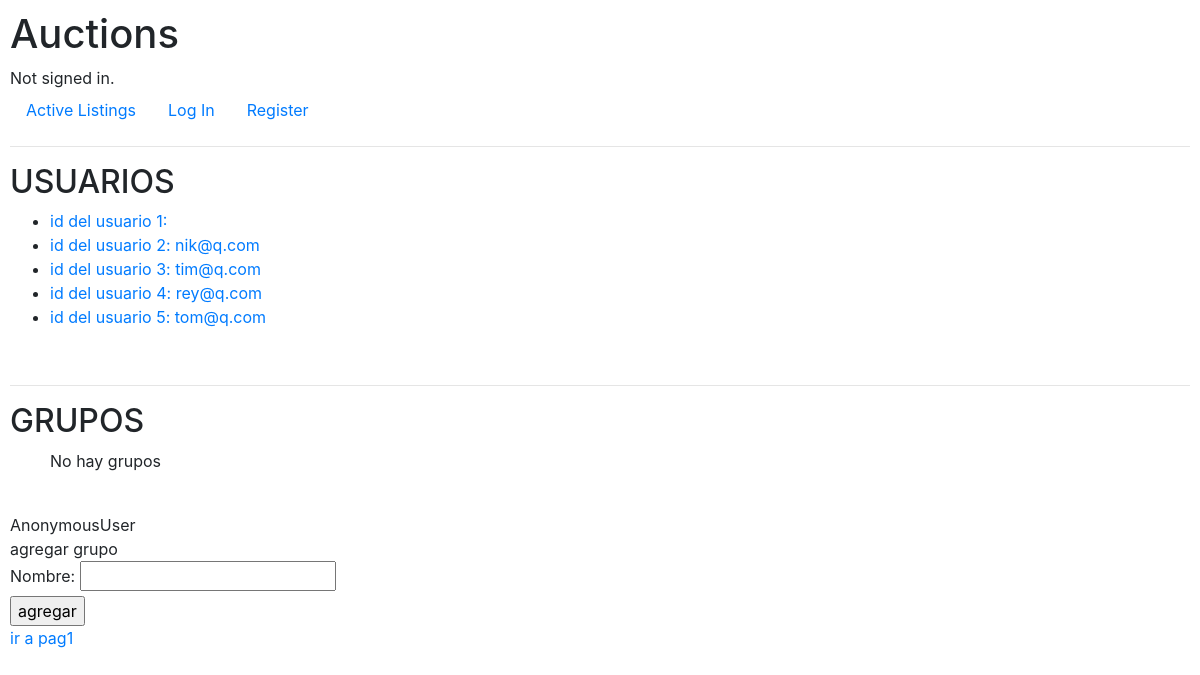
/ver, run on the app's committed database.
### auctions/models.py (models this page shows)
class User(AbstractUser):
    pass

### auctions/views.py (the view)
# urls.py: path("ver", views.ver, name="ver"),
def ver(request):
    grupos_disponibles = get_objects_for_user(request.user, 'auctions.view_grupo')
    return render(request, "auctions/ver.html",{
        "usuarios": User.objects.all(),
        "grupos": grupos_disponibles,
        "form": Gruposform(),
        "actual":request.user
    })

### auctions/views.py
class Gruposform(forms.Form):
    nombre = forms.CharField(max_length=64)

### auctions/templates/auctions/ver.html (shortened to what this page needs)
{% extends "auctions/layout.html" %}
{% block body %}
    <h2>USUARIOS</h2>
    <ul>
        {% for usuario in usuarios %}
            <li> <a href="{% url 'auctions:ver_usuario' usuario.id %}"> id del usuario {{ usuario.id }}: {{ usuario.name}} {{ usuario.email }} </a></li>
        {% empty%}
            <p>No hay usuarios</p>
        {% endfor %}
    </ul>
    <br>
    <hr>
    <h2>GRUPOS</h2>
    <ul>
        {% for grupo in grupos %}
            <a href="{% url 'auctions:ver_grupo' grupo.id %}"> <li>id del grupo {{ grupo.id }}  {{ grupo.nombre }} {{ grupo.creador }}</li> </a>
        {% empty%}
            <p>No hay grupos</p>
        {% endfor %}
    </ul>
    <br>
    {{actual}}
    <br>
    agregar grupo
    <form action="{% url 'auctions:crear_grupo'%}"  method="post">
        {{ form }}
        <input type="submit" value="agregar">
    </form>
    <a href="{%  url 'auctions:index'  %}">ir a pag1</a>
{% endblock %}

### auctions/static/auctions/styles.css (style rules this page uses)
body { padding: 10px; }

### data on the page
User: id "1", username "AnonymousUser"
User: id "2", email "nik@q.com"
User: id "3", email "tim@q.com"
User: id "4", email "rey@q.com"
User: id "5", email "tom@q.com"
